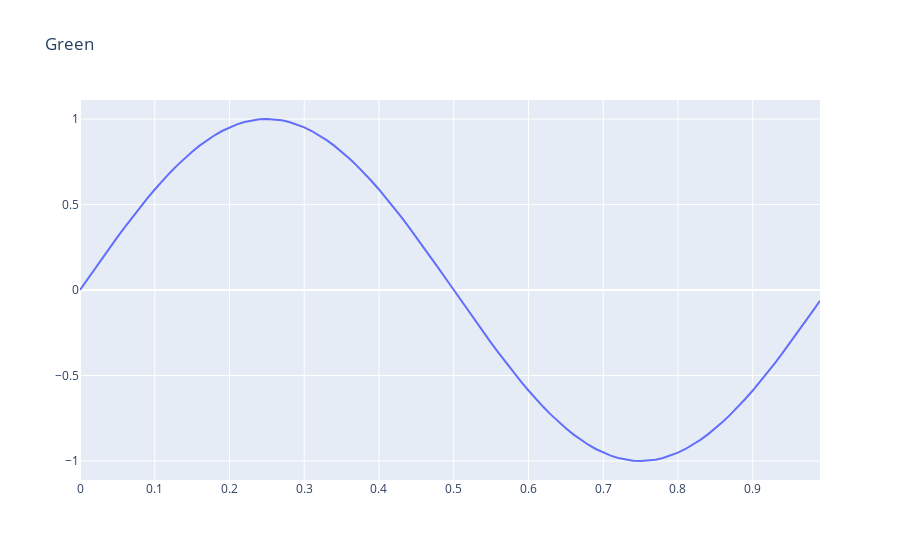
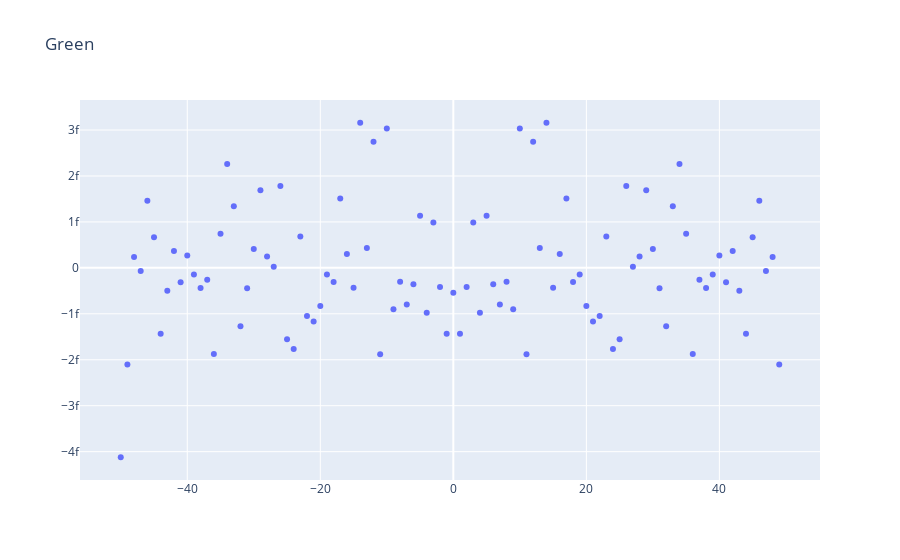
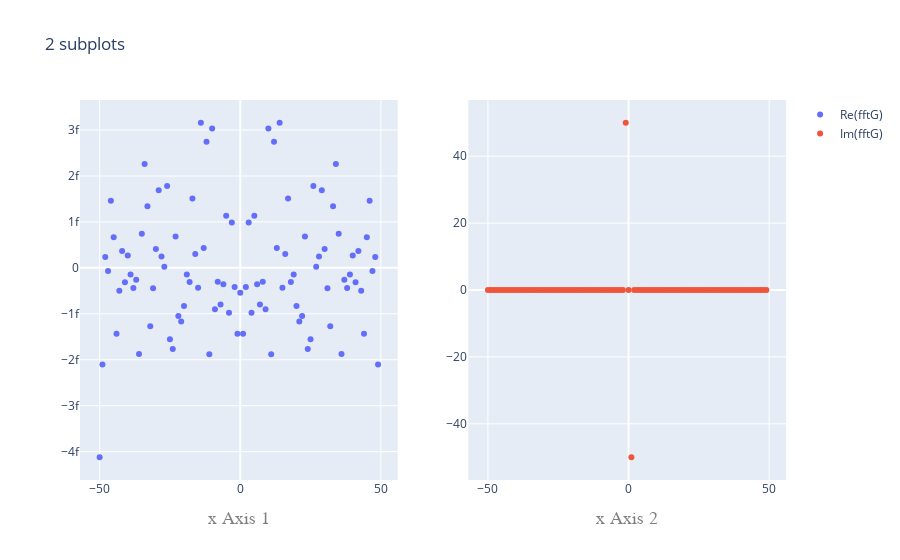

The notebook cell these images were saved under, in order:
### Markdown cell above
### Tracé des graphes avec la bibliothèque plotly
Elle utilise javascript et nécessite un navigateur.
* Licence : MIT

- Vous pouvez utiliser Plotly gratuitement dans vos projets personnels, académiques ou commerciaux.
- Vous pouvez modifier, distribuer et intégrer Plotly dans vos propres applications.
- Vous devez inclure la licence MIT si vous redistribuez du code modifié.

Examiner en particulier les capacités de plotly pour zoomer une partie d'un graphe et récupérer une valeur sur une courbe.

### Code cell
from plotly import subplots
import plotly.offline as py
import plotly.graph_objs as go

import math
import numpy as np
import matplotlib.pyplot as plt
from scipy.fft import fft, fftfreq

def kern(t, T):
    return np.sin(2 * np.pi * t / T)

# Paramètres
T = 1
N = 100  # nombre d'échantillons
t = np.linspace(0, T, N, endpoint=False)  # temps d'échantillonnage

# Signal
G = kern(t, T)

# Make plotly work with Jupyter notebook using the plotly.js CDN
py.init_notebook_mode(connected=True)

trace1 = go.Scatter(
    x=t,
    y=G,
    name='G'
)

layout = go.Layout(
    title='Green'
)

py.iplot({
    "data": [trace1],
    "layout": layout,
})

    
# FFT
fftG = fft(G)

#  Given a window length N and a sample spacing d
#  freqs = [0, 1, ...,   N/2-1,     -N/2, ..., -1] / (d*N)   if N is even
freqs = fftfreq(N, d=T/N)  # fréquence en rad/s

trace1 = go.Scatter(
    x=freqs,
    y=fftG.real,
    name='Re(fftG)',
    mode='markers'
)

trace2 = go.Scatter(
    x=freqs,
    y=fftG.imag,
    name='Im(fftG)',
    mode='markers'
)

layout = go.Layout(
    title='Green'
)

py.iplot({
    "data": [trace1],
    "layout": layout,
})

fig = subplots.make_subplots(rows=1, cols=2)
fig.append_trace(trace1, 1, 1)
fig.append_trace(trace2, 1, 2)

#fig['layout'].update(height=600, width=600, title='2 subplots')
fig['layout'].update(title='2 subplots')

fig['layout'].update(    
    xaxis1=dict(   
        title='x Axis 1',
        titlefont=dict(
            family='Courier New, monospace',   #police
            size=18,
            color='#7f7f7f'                    #couleur du texte
        )),
    xaxis2=dict(
        title='x Axis 2',
        titlefont=dict(
            family='Courier New, monospace',
            size=18,
            color='#7f7f7f'
        ))
                    
                    )

py.iplot(fig)

### Figure 1 — Plotly figure (JSON) as saved in the notebook; plotly's stock layout.template omitted (floating-point values rounded to 4 significant figures)
{"data": [{"name": "G", "type": "scatter", "x": [0, 0.01, 0.02, 0.03, 0.04, 0.05, 0.06, 0.07, 0.08, 0.09, 0.1, 0.11, 0.12, 0.13, 0.14, 0.15, 0.16, 0.17, 0.18, 0.19, 0.2, 0.21, 0.22, 0.23, 0.24, 0.25, 0.26, 0.27, 0.28, 0.29, 0.3, 0.31, 0.32, 0.33, 0.34, 0.35, 0.36, 0.37, 0.38, 0.39, 0.4, 0.41, 0.42, 0.43, 0.44, 0.45, 0.46, 0.47, 0.48, 0.49, 0.5, 0.51, 0.52, 0.53, 0.54, 0.55, 0.56, 0.57, 0.58, 0.59, 0.6, 0.61, 0.62, 0.63, 0.64, 0.65, 0.66, 0.67, 0.68, 0.69, 0.7, 0.71, 0.72, 0.73, 0.74, 0.75, 0.76, 0.77, 0.78, 0.79, 0.8, 0.81, 0.82, 0.83, 0.84, 0.85, 0.86, 0.87, 0.88, 0.89, 0.9, 0.91, 0.92, 0.93, 0.94, 0.95, 0.96, 0.97, 0.98, 0.99], "y": [0, 0.06279, 0.1253, 0.1874, 0.2487, 0.309, 0.3681, 0.4258, 0.4818, 0.5358, 0.5878, 0.6374, 0.6845, 0.729, 0.7705, 0.809, 0.8443, 0.8763, 0.9048, 0.9298, 0.9511, 0.9686, 0.9823, 0.9921, 0.998, 1, 0.998, 0.9921, 0.9823, 0.9686, 0.9511, 0.9298, 0.9048, 0.8763, 0.8443, 0.809, 0.7705, 0.729, 0.6845, 0.6374, 0.5878, 0.5358, 0.4818, 0.4258, 0.3681, 0.309, 0.2487, 0.1874, 0.1253, 0.06279, 1.225e-16, -0.06279, -0.1253, -0.1874, -0.2487, -0.309, -0.3681, -0.4258, -0.4818, -0.5358, -0.5878, -0.6374, -0.6845, -0.729, -0.7705, -0.809, -0.8443, -0.8763, -0.9048, -0.9298, -0.9511, -0.9686, -0.9823, -0.9921, -0.998, -1, -0.998, -0.9921, -0.9823, -0.9686, -0.9511, -0.9298, -0.9048, -0.8763, -0.8443, -0.809, -0.7705, -0.729, -0.6845, -0.6374, -0.5878, -0.5358, -0.4818, -0.4258, -0.3681, -0.309, -0.2487, -0.1874, -0.1253, -0.06279]}], "layout": {"autosize": true, "title": {"text": "Green"}, "xaxis": {"autorange": true, "range": [0, 0.99], "type": "linear"}, "yaxis": {"autorange": true, "range": [-1.111, 1.111], "type": "linear"}}}

### Figure 2 — Plotly figure (JSON) as saved in the notebook; plotly's stock layout.template omitted (floating-point values rounded to 4 significant figures)
{"data": [{"mode": "markers", "name": "Re(fftG)", "type": "scatter", "x": [0, 1, 2, 3, 4, 5, 6, 7, 8, 9, 10, 11, 12, 13, 14, 15, 16, 17, 18, 19, 20, 21, 22, 23, 24, 25, 26, 27, 28, 29, 30, 31, 32, 33, 34, 35, 36, 37, 38, 39, 40, 41, 42, 43, 44, 45, 46, 47, 48, 49, -50, -49, -48, -47, -46, -45, -44, -43, -42, -41, -40, -39, -38, -37, -36, -35, -34, -33, -32, -31, -30, -29, -28, -27, -26, -25, -24, -23, -22, -21, -20, -19, -18, -17, -16, -15, -14, -13, -12, -11, -10, -9, -8, -7, -6, -5, -4, -3, -2, -1], "y": [-5.412e-16, -1.435e-15, -4.188e-16, 9.871e-16, -9.789e-16, 1.134e-15, -3.583e-16, -7.965e-16, -3.023e-16, -9.018e-16, 3.035e-15, -1.88e-15, 2.747e-15, 4.297e-16, 3.158e-15, -4.301e-16, 3.035e-16, 1.508e-15, -3.072e-16, -1.418e-16, -8.318e-16, -1.165e-15, -1.045e-15, 6.829e-16, -1.768e-15, -1.554e-15, 1.784e-15, 2.275e-17, 2.501e-16, 1.688e-15, 4.132e-16, -4.435e-16, -1.273e-15, 1.341e-15, 2.26e-15, 7.4e-16, -1.873e-15, -2.578e-16, -4.383e-16, -1.42e-16, 2.698e-16, -3.108e-16, 3.689e-16, -4.957e-16, -1.432e-15, 6.658e-16, 1.459e-15, -6.857e-17, 2.346e-16, -2.101e-15, -4.122e-15, -2.101e-15, 2.346e-16, -6.857e-17, 1.459e-15, 6.658e-16, -1.432e-15, -4.957e-16, 3.689e-16, -3.108e-16, 2.698e-16, -1.42e-16, -4.383e-16, -2.578e-16, -1.873e-15, 7.4e-16, 2.26e-15, 1.341e-15, -1.273e-15, -4.435e-16, 4.132e-16, 1.688e-15, 2.501e-16, 2.275e-17, 1.784e-15, -1.554e-15, -1.768e-15, 6.829e-16, -1.045e-15, -1.165e-15, -8.318e-16, -1.418e-16, -3.072e-16, 1.508e-15, 3.035e-16, -4.301e-16, 3.158e-15, 4.297e-16, 2.747e-15, -1.88e-15, 3.035e-15, -9.018e-16, -3.023e-16, -7.965e-16, -3.583e-16, 1.134e-15, -9.789e-16, 9.871e-16, -4.188e-16, -1.435e-15]}], "layout": {"autosize": true, "title": {"text": "Green"}, "xaxis": {"autorange": true, "range": [-56.36, 55.36], "type": "linear"}, "yaxis": {"autorange": true, "range": [-4.722e-15, 3.759e-15], "type": "linear"}}}

### Figure 3 — Plotly figure (JSON) as saved in the notebook; plotly's stock layout.template omitted (floating-point values rounded to 4 significant figures)
{"data": [{"mode": "markers", "name": "Re(fftG)", "type": "scatter", "x": [0, 1, 2, 3, 4, 5, 6, 7, 8, 9, 10, 11, 12, 13, 14, 15, 16, 17, 18, 19, 20, 21, 22, 23, 24, 25, 26, 27, 28, 29, 30, 31, 32, 33, 34, 35, 36, 37, 38, 39, 40, 41, 42, 43, 44, 45, 46, 47, 48, 49, -50, -49, -48, -47, -46, -45, -44, -43, -42, -41, -40, -39, -38, -37, -36, -35, -34, -33, -32, -31, -30, -29, -28, -27, -26, -25, -24, -23, -22, -21, -20, -19, -18, -17, -16, -15, -14, -13, -12, -11, -10, -9, -8, -7, -6, -5, -4, -3, -2, -1], "xaxis": "x", "y": [-5.412e-16, -1.435e-15, -4.188e-16, 9.871e-16, -9.789e-16, 1.134e-15, -3.583e-16, -7.965e-16, -3.023e-16, -9.018e-16, 3.035e-15, -1.88e-15, 2.747e-15, 4.297e-16, 3.158e-15, -4.301e-16, 3.035e-16, 1.508e-15, -3.072e-16, -1.418e-16, -8.318e-16, -1.165e-15, -1.045e-15, 6.829e-16, -1.768e-15, -1.554e-15, 1.784e-15, 2.275e-17, 2.501e-16, 1.688e-15, 4.132e-16, -4.435e-16, -1.273e-15, 1.341e-15, 2.26e-15, 7.4e-16, -1.873e-15, -2.578e-16, -4.383e-16, -1.42e-16, 2.698e-16, -3.108e-16, 3.689e-16, -4.957e-16, -1.432e-15, 6.658e-16, 1.459e-15, -6.857e-17, 2.346e-16, -2.101e-15, -4.122e-15, -2.101e-15, 2.346e-16, -6.857e-17, 1.459e-15, 6.658e-16, -1.432e-15, -4.957e-16, 3.689e-16, -3.108e-16, 2.698e-16, -1.42e-16, -4.383e-16, -2.578e-16, -1.873e-15, 7.4e-16, 2.26e-15, 1.341e-15, -1.273e-15, -4.435e-16, 4.132e-16, 1.688e-15, 2.501e-16, 2.275e-17, 1.784e-15, -1.554e-15, -1.768e-15, 6.829e-16, -1.045e-15, -1.165e-15, -8.318e-16, -1.418e-16, -3.072e-16, 1.508e-15, 3.035e-16, -4.301e-16, 3.158e-15, 4.297e-16, 2.747e-15, -1.88e-15, 3.035e-15, -9.018e-16, -3.023e-16, -7.965e-16, -3.583e-16, 1.134e-15, -9.789e-16, 9.871e-16, -4.188e-16, -1.435e-15], "yaxis": "y"}, {"mode": "markers", "name": "Im(fftG)", "type": "scatter", "x": [0, 1, 2, 3, 4, 5, 6, 7, 8, 9, 10, 11, 12, 13, 14, 15, 16, 17, 18, 19, 20, 21, 22, 23, 24, 25, 26, 27, 28, 29, 30, 31, 32, 33, 34, 35, 36, 37, 38, 39, 40, 41, 42, 43, 44, 45, 46, 47, 48, 49, -50, -49, -48, -47, -46, -45, -44, -43, -42, -41, -40, -39, -38, -37, -36, -35, -34, -33, -32, -31, -30, -29, -28, -27, -26, -25, -24, -23, -22, -21, -20, -19, -18, -17, -16, -15, -14, -13, -12, -11, -10, -9, -8, -7, -6, -5, -4, -3, -2, -1], "xaxis": "x2", "y": [0, -50, 3.39e-16, -2.024e-15, 1.254e-15, -8.059e-16, 2.971e-15, -2.246e-15, -7.381e-16, -3.594e-16, -1.224e-15, -4.342e-16, 5.883e-17, 5.14e-16, -1.801e-15, 6.445e-16, 4.477e-16, 4.189e-16, 1.96e-15, 2.069e-16, 1.57e-15, -1.073e-15, 1.725e-15, -8.355e-16, -3.331e-16, 2.082e-16, -3.331e-16, -2.187e-16, 5.518e-17, -6.89e-16, -2.101e-16, -1.06e-16, -4.55e-16, 4.549e-16, 1.116e-15, 5.543e-16, 3.887e-17, 9.007e-16, 1.254e-15, 1.207e-15, -5.621e-16, 1.093e-16, 3.739e-16, 6.618e-16, 4.469e-16, -4.239e-16, -5.729e-16, 1.658e-15, 1.254e-15, 0, 0, 0, -1.254e-15, -1.658e-15, 5.729e-16, 4.239e-16, -4.469e-16, -6.618e-16, -3.739e-16, -1.093e-16, 5.621e-16, -1.207e-15, -1.254e-15, -9.007e-16, -3.887e-17, -5.543e-16, -1.116e-15, -4.549e-16, 4.55e-16, 1.06e-16, 2.101e-16, 6.89e-16, -5.518e-17, 2.187e-16, 3.331e-16, -2.082e-16, 3.331e-16, 8.355e-16, -1.725e-15, 1.073e-15, -1.57e-15, -2.069e-16, -1.96e-15, -4.189e-16, -4.477e-16, -6.445e-16, 1.801e-15, -5.14e-16, -5.883e-17, 4.342e-16, 1.224e-15, 3.594e-16, 7.381e-16, 2.246e-15, -2.971e-15, 8.059e-16, -1.254e-15, 2.024e-15, -3.39e-16, 50], "yaxis": "y2"}], "layout": {"autosize": true, "title": {"text": "2 subplots"}, "xaxis": {"anchor": "y", "autorange": true, "domain": [0, 0.45], "range": [-57.61, 56.61], "title": {"font": {"color": "#7f7f7f", "family": "Courier New, monospace", "size": 18}, "text": "x Axis 1"}, "type": "linear"}, "xaxis2": {"anchor": "y2", "autorange": true, "domain": [0.55, 1], "range": [-57.61, 56.61], "title": {"font": {"color": "#7f7f7f", "family": "Courier New, monospace", "size": 18}, "text": "x Axis 2"}, "type": "linear"}, "yaxis": {"anchor": "x", "autorange": true, "domain": [0, 1], "range": [-4.722e-15, 3.759e-15], "type": "linear"}, "yaxis2": {"anchor": "x2", "autorange": true, "domain": [0, 1], "range": [-58.25, 58.25], "type": "linear"}}}
